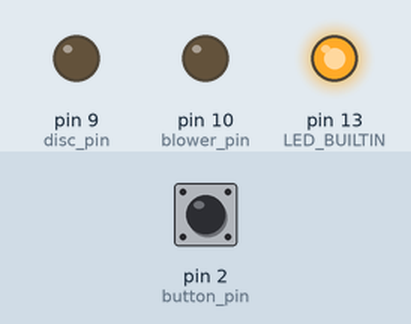
A sketch run on a simulated Arduino Uno, built with avr-gcc and run on an emulated ATmega328P. Shown: output pins drawn as LEDs (lit = HIGH). The test bench sets the inputs (shaded band); at power-on: pin 2 (button_pin) HIGH.

Above: at 1.2 s.
1.3 s: pin 2 (button_pin) pulled LOW for 0.15 s
At 2.6 s:
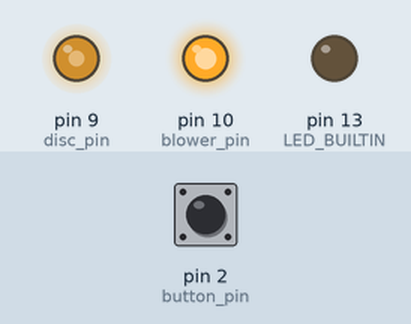
2.9 s: pin 2 (button_pin) pulled LOW for 1 s
At 3.2 s:
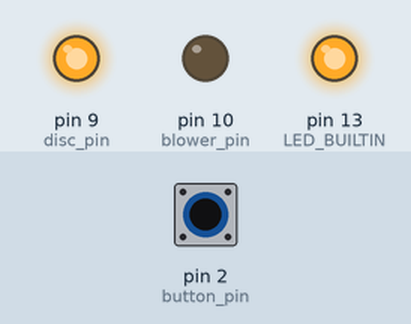
5.4 s: pin 2 (button_pin) pulled LOW for 3.2 s
At 6.3 s:
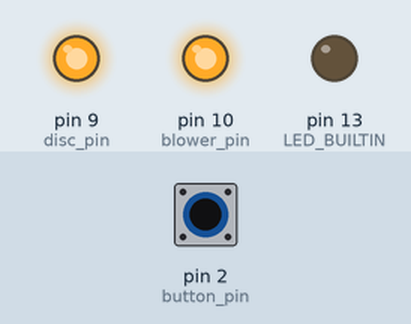
Timing chart, 0 to 10.1 s (numbered marks = the images above; inputs shaded):
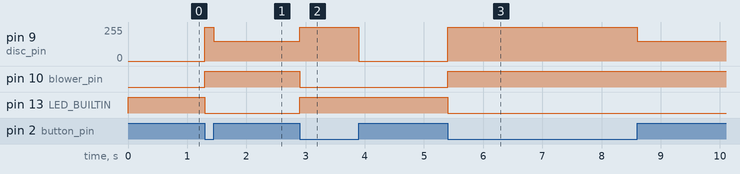

Measured:
- after the input at 1.3 s, pin 9 (disc_pin): 0/255 → 255/255 at once, → 150/255 0.15 s later; pin 10 (blower_pin): LOW → HIGH at once; pin 13 (LED_BUILTIN): HIGH → LOW at once
- after the input at 2.9 s, pin 9 (disc_pin): 150/255 → 255/255 at once, → 0/255 1.0 s later; pin 10 (blower_pin): HIGH → LOW at once; pin 13 (LED_BUILTIN): LOW → HIGH at once
- after the input at 5.4 s, pin 9 (disc_pin): 0/255 → 255/255 at once, → 150/255 3.2 s later; pin 10 (blower_pin): LOW → HIGH at once; pin 13 (LED_BUILTIN): HIGH → LOW at once

The sketch:

Arduino-Bubbles.ino
```cpp
const int button_pin = 2;
const int blower_pin = 10;
const int disc_pin = 9;
int init_state; // inicial del botón
int cur_state; // contínua del botón
int last_state; // anterior del botón
// estado inicial de dispositivos
int blower_switch = LOW;
int disc_switch = LOW;
int light_switch = HIGH;

void setup(){
  pinMode(blower_pin,OUTPUT);
  pinMode(disc_pin,OUTPUT);
  pinMode(button_pin,INPUT_PULLUP);
  init_state = digitalRead(button_pin);
  pinMode(LED_BUILTIN,OUTPUT);
  digitalWrite(LED_BUILTIN,light_switch);
}

void loop(){
  // lectura del boton
  last_state = cur_state;
  cur_state = digitalRead(button_pin);
  if(last_state == HIGH && cur_state == LOW) // botón es presionado y soltado
  {
    // invertir estados
    blower_switch = !blower_switch;
    disc_switch = !disc_switch;
    light_switch = !light_switch;
    digitalWrite(blower_pin,blower_switch); // encender ventilador
    digitalWrite(LED_BUILTIN,light_switch); // apagar luz
  }
  if (disc_switch == HIGH)  // encender y apagar disco
  {
    analogWrite(disc_pin,150);
  }
  else
  {
    digitalWrite(disc_pin,LOW);
    digitalWrite(blower_pin,LOW);
  }
  if (cur_state == LOW)
  {
    digitalWrite(disc_pin,HIGH); // arranque inical de disco
    delay(50);
  }
}
```
